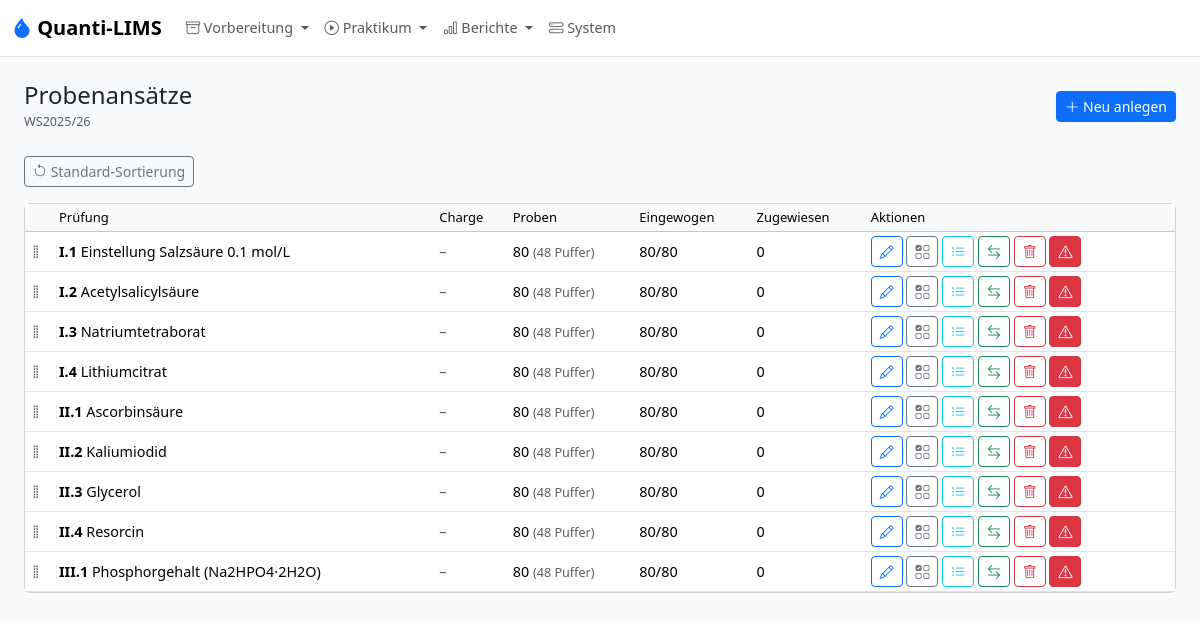
The app's page /admin/batches, older data.
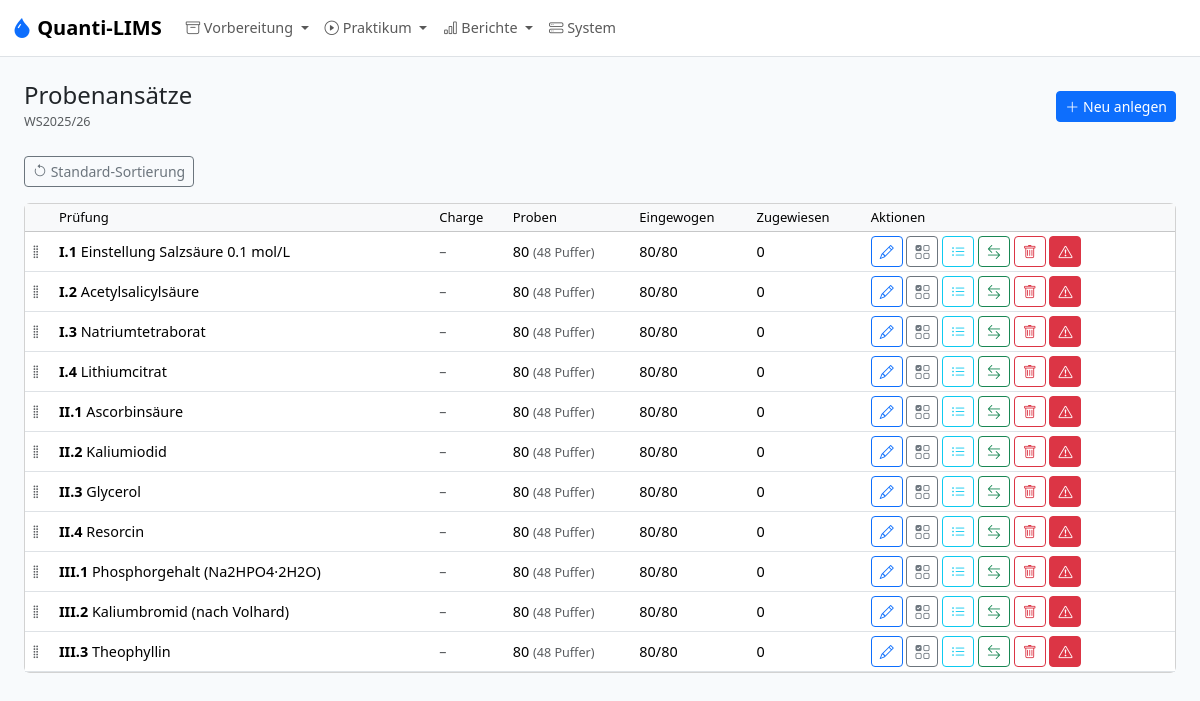
The same page, newer data.
### models.py (models this page shows, shortened)
class SampleBatch(db.Model):
    __tablename__ = "sample_batch"
    id = db.Column(db.Integer, primary_key=True)
    semester_id = db.Column(db.Integer, db.ForeignKey("semester.id"), nullable=False)
    analysis_id = db.Column(db.Integer, db.ForeignKey("analysis.id"), nullable=False)
    substance_lot_id = db.Column(db.Integer, db.ForeignKey("substance_lot.id"))
    blend_description = db.Column(db.String(500))
    gehalt_min_pct = db.Column(db.Float)
    n_extra_determinations = db.Column(db.Integer, nullable=False, default=1)
    mortar_loss_factor = db.Column(db.Float, nullable=False, default=1.1)
    target_m_s_min_g = db.Column(db.Float)
    target_m_ges_g = db.Column(db.Float)
    target_v_min_ml = db.Column(db.Float)
    target_v_max_ml = db.Column(db.Float)
    dilution_factor = db.Column(db.Float)
    dilution_solvent = db.Column(db.String(120))
    dilution_notes = db.Column(db.Text)
    titer = db.Column(db.Float, nullable=False, default=1.000)
    titer_source = db.Column(db.String(40), nullable=False, default="manual")
    titer_source_date = db.Column(db.String(20))
    titer_source_operator = db.Column(db.String(100))
    total_samples_prepared = db.Column(db.Integer, nullable=False)
    preparation_date = db.Column(db.String(20))
    prepared_by = db.Column(db.String(100))
    notes = db.Column(db.Text)
    safety_factor = db.Column(db.Float, nullable=False, default=1.2)
    position = db.Column(db.Integer, nullable=False, default=0)
    semester = db.relationship("Semester", back_populates="batches")
    analysis = db.relationship("Analysis", back_populates="batches")
    substance_lot = db.relationship("SubstanceLot", back_populates="batches")
    samples = db.relationship("Sample", back_populates="batch", order_by="Sample.running_number")
    __table_args__ = (db.UniqueConstraint("semester_id", "analysis_id"),)

class Analysis(db.Model):
    __tablename__ = "analysis"
    id = db.Column(db.Integer, primary_key=True)
    block_id = db.Column(db.Integer, db.ForeignKey("block.id"), nullable=False)
    code = db.Column(db.String(10), unique=True, nullable=False)
    ordinal = db.Column(db.Integer, nullable=False)
    name = db.Column(db.String(200), nullable=False)
    substance_id = db.Column(db.Integer, db.ForeignKey("substance.id"), nullable=False)
    k_determinations = db.Column(db.Integer, nullable=False, default=3)
    result_unit = db.Column(db.String(20), nullable=False, default="%")
    result_label = db.Column(db.String(50), nullable=False, default="Gehalt")
    calculation_mode = db.Column(db.String(50), nullable=False, default=MODE_ASSAY_MASS_BASED)
    e_ab_g = db.Column(db.Float)
    g_ab_min_pct = db.Column(db.Float)
    g_ab_max_pct = db.Column(db.Float)
    source_reference = db.Column(db.String(255))
    tolerance_override_min_pct = db.Column(db.Float)
    tolerance_override_max_pct = db.Column(db.Float)
    notes = db.Column(db.Text)
    m_einwaage_min_mg = db.Column(db.Float, nullable=True)  # Min TA weighing mass (mass_determination mode, mg)
    m_einwaage_max_mg = db.Column(db.Float, nullable=True)  # Max TA weighing mass (mass_determination mode, mg)
    reported_molar_mass_gmol = db.Column(db.Float, nullable=True)
    reported_stoichiometry = db.Column(db.Float, nullable=True)
    block = db.relationship("Block", back_populates="analyses")
    substance = db.relationship("Substance", back_populates="analyses")
    method = db.relationship("Method", back_populates="analysis", uselist=False)
    batches = db.relationship("SampleBatch", back_populates="analysis")

### app.py (the view)
    @app.route("/admin/batches")
    def admin_batches():
        sem = active_semester()
        batches = SampleBatch.query.filter_by(semester_id=sem.id).order_by(SampleBatch.position, SampleBatch.id).all() if sem else []
        analyses = Analysis.query.order_by(Analysis.ordinal).all()
        return render_template("admin/batches.html", batches=batches, analyses=analyses, semester=sem)

### calculation_modes.py (called while the page is built)
def resolve_mode(mode: str | None) -> str:
    if mode in {MODE_ASSAY_MASS_BASED, MODE_TITRANT_STANDARDIZATION, MODE_MASS_DETERMINATION}:
        return mode
    return MODE_ASSAY_MASS_BASED

### models.py (called while the page is built)
    @property
    def is_weighed(self) -> bool:
        mode = resolve_mode(self.batch.analysis.calculation_mode if self.batch and self.batch.analysis else None)
        if mode == MODE_TITRANT_STANDARDIZATION:
            return self.m_ges_actual_g is not None
        if mode == MODE_MASS_DETERMINATION:
            return self.m_s_actual_g is not None
        return self.m_s_actual_g is not None and self.m_ges_actual_g is not None

    @property
    def active_assignment(self):
        for a in sorted(self.assignments, key=lambda x: x.attempt_number, reverse=True):
            if a.status != "cancelled":
                return a
        return None

### templates/admin/batches.html (shortened to what this page needs)
{% extends "base.html" %}
{% from "macros.html" import page_header %}
{% block content %}
{{ page_header("Probenansätze", semester.code if semester else "", url_for('admin_batch_form')) }}
<div class="mb-3">
  <button class="btn btn-outline-secondary btn-sm" id="reset-order-btn" title="Sortierung zurücksetzen (nach Prüfungsreihenfolge)"><i class="bi bi-arrow-counterclockwise"></i> Standard-Sortierung</button>
</div>
<div class="card">
<div class="table-responsive">
<table class="table table-sm table-hover mb-0 align-middle">
<thead class="table-light"><tr><th style="width:30px"></th><th>Prüfung</th><th>Charge</th><th>Proben</th><th>Eingewogen</th><th>Zugewiesen</th><th>Aktionen</th></tr></thead>
<tbody id="batch-sortable">
{% for b in batches %}
{% set weighed = b.samples | selectattr('is_weighed') | list | length %}
{% set ns = namespace(assigned=0) %}
{% for s in b.samples %}{% if s.active_assignment %}{% set ns.assigned = ns.assigned + 1 %}{% endif %}{% endfor %}
<tr data-id="{{ b.id }}">
  <td class="drag-handle" style="cursor:grab"><i class="bi bi-grip-vertical text-body-secondary"></i></td>
  <td><strong>{{ b.analysis.code }}</strong> {{ b.analysis.name }}</td>
  <td>{% if b.substance_lot %}{{ b.substance_lot.lot_number }} (p={{ b.p_effective|fmt(1) }}%){% else %}<span class="text-body-secondary">–</span>{% endif %}</td>
  <td>{{ b.total_samples_prepared }} <span class="text-body-secondary small">({{ b.samples|selectattr('is_buffer')|list|length }} Puffer)</span></td>
  <td>{{ weighed }}/{{ b.samples|length }}</td>
  <td>{{ ns.assigned }}</td>
  <td>
    <a href="{{ url_for('admin_batch_form', id=b.id) }}" class="btn btn-outline-primary btn-sm" title="Bearbeiten"><i class="bi bi-pencil"></i></a>
    <a href="{{ url_for('ta_weighing_batch', batch_id=b.id) }}" class="btn btn-outline-secondary btn-sm" title="Einwaage"><i class="bi bi-ui-checks-grid"></i></a>
    <a href="{{ url_for('admin_batch_samples', batch_id=b.id) }}" class="btn btn-outline-info btn-sm" title="Proben verwalten"><i class="bi bi-list-ul"></i></a>
    <form method="POST" action="{{ url_for('admin_batch_assign_initial', id=b.id) }}" class="d-inline" onsubmit="return confirm('Erstanalysen zuweisen (Student k → Probe k)?')">
      <button type="submit" class="btn btn-outline-success btn-sm" title="Erstanalysen zuweisen"><i class="bi bi-arrow-left-right"></i></button>
    </form>
    <form method="POST" action="{{ url_for('admin_batch_delete', id=b.id) }}" class="d-inline" onsubmit="return confirm('Probenansatz {{ b.analysis.code }} löschen? Bei bestehenden Zuweisungen wird blockiert.')">
      <button type="submit" class="btn btn-outline-danger btn-sm" title="Löschen"><i class="bi bi-trash"></i></button>
    </form>
    <form method="POST" action="{{ url_for('admin_batch_delete', id=b.id) }}" class="d-inline" onsubmit="return confirm('ENDGÜLTIG löschen? Alle Proben, Zuweisungen und Ergebnisse werden unwiderruflich entfernt!')">
      <button type="submit" class="btn btn-danger btn-sm" title="Endgültig löschen inkl. aller Daten"><i class="bi bi-exclamation-triangle"></i></button>
    </form>
  </td>
</tr>
{% endfor %}
</tbody></table></div></div>
{% endblock %}

Row changes from the older to the newer data that the page shows:
added SampleBatch: analysis.code "III.2", analysis.name "Kaliumbromid (nach Volhard)", total_samples_prepared "80", samples|selectattr "48", samples|length "80", assigned "0"
added SampleBatch: analysis.code "III.3", analysis.name "Theophyllin", total_samples_prepared "80", samples|selectattr "48", samples|length "80", assigned "0"
